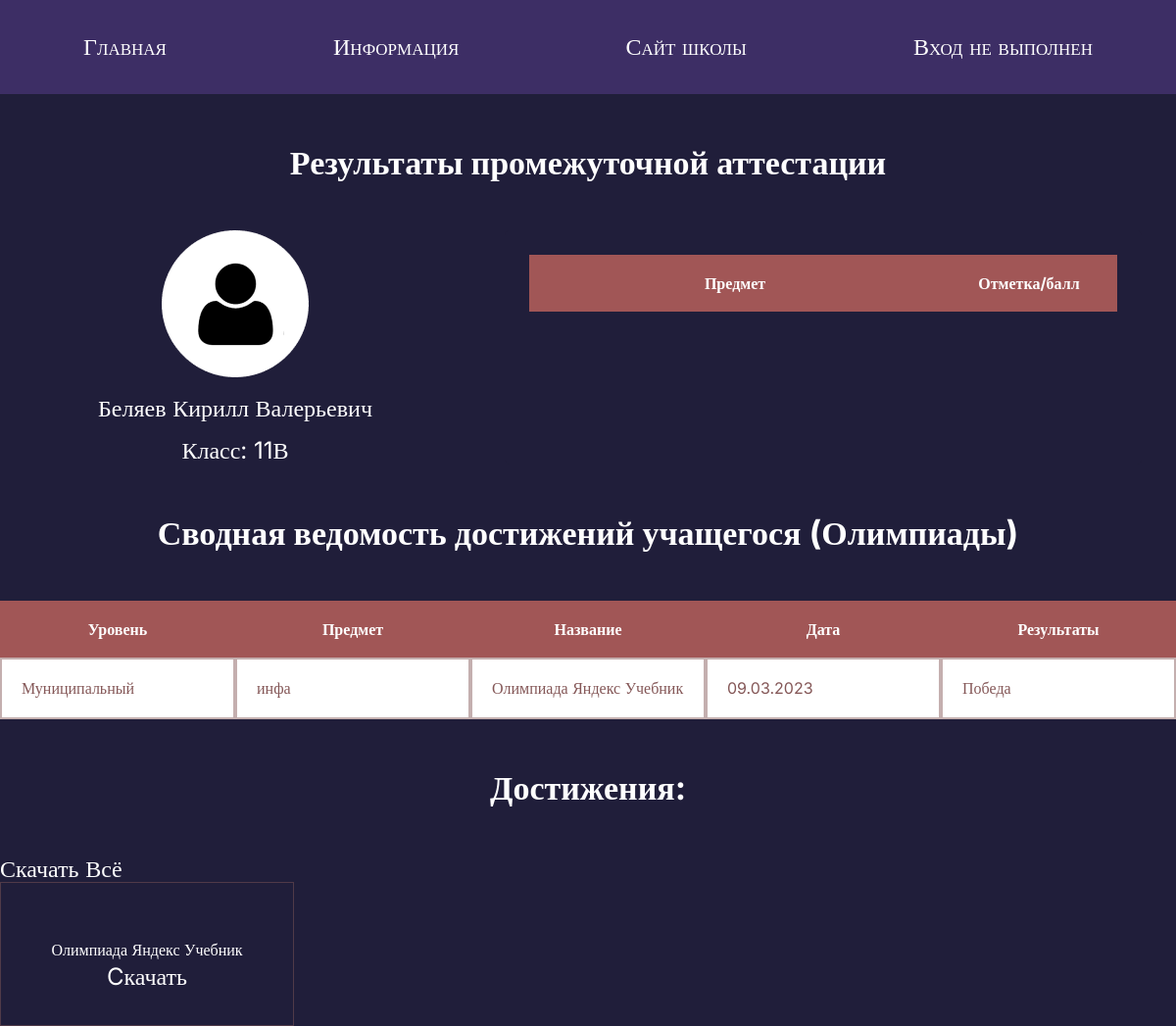
Page /profile/13 on the earlier database version.
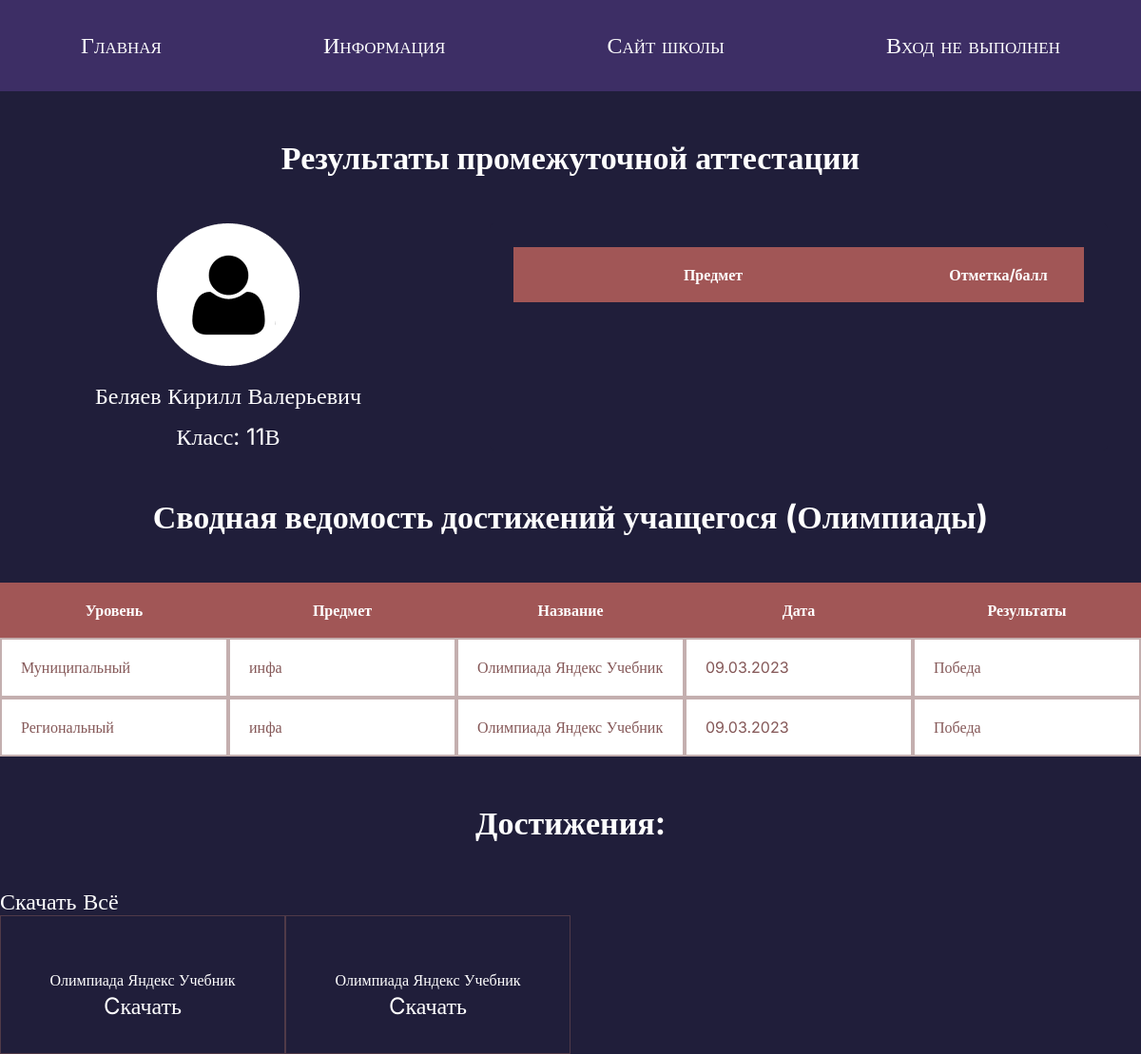
Same page on the later database version.
### tables this page shows
CREATE TABLE "portfolio" (
	"portfolio_id"	INTEGER NOT NULL,
	"event_name"	TEXT NOT NULL,
	"event_type"	TEXT NOT NULL,
	"student_id"	INTEGER NOT NULL,
	"created_at"	DATETIME NOT NULL DEFAULT CURRENT_TIMESTAMP,
	"event_file_uuid"	TEXT,
	"event_level"	TEXT,
	"event_result"	TEXT,
	"event_date"	TEXT,
	PRIMARY KEY("portfolio_id" AUTOINCREMENT),
	FOREIGN KEY("student_id") REFERENCES "students"("student_id") ON DELETE CASCADE ON UPDATE CASCADE
);

### main.py (the view, shortened to what this page needs)
@app.route("/profile/<student_id>", methods=["POST", "GET"])
def profile_by_id(student_id):
    exams_subjects = ["Русский язык", "Литература", "Алгебра", "Геометрия", "Информатика", "Музыка",
                      "ОБЖ", "Физическая культура", "Технология", "Английский язык", "Литература Республики Коми",
                      "История", "Родная (русская) литература", "Родной (русский) язык", "Биология",
                      "Химия", "Физика", "География", "Обществознание"]
    student = db.get_student_by_student_id(student_id)
    portfolio = db.get_portfolio_by_student_id(student_id)
    exams = db.get_exams_by_student_id(student_id)
    return render_template("student-profile.html", title="Student profile", student=student, port=portfolio,
                                                exams=exams, subjects=exams_subjects, old = student[-1], N=None)

### database.py (called while the page is built)
    def get_portfolio_by_student_id(self, student_id):
        sql = """SELECT * FROM portfolio WHERE student_id = ?"""
        self.cursor.execute(sql, (student_id,))
        return self.cursor.fetchall()

    def get_exams_by_student_id(self, student_id):
        sql = """SELECT * FROM exams WHERE student_id = ?"""
        self.cursor.execute(sql, (student_id,))
        return self.cursor.fetchall()

    def get_student_by_student_id(self, student_id):
        sql = """SELECT * FROM students WHERE student_id = ?"""
        self.cursor.execute(sql, (student_id, ))
        result = self.cursor.fetchone()
        if not result:
            return None
        return result

### templates/student-profile.html (shortened to what this page needs)
{% extends 'base.html' %}
{% block content %}
  <section class="profile-page-st">
    <div class="container">
      <h2 class="header-page">Результаты промежуточной аттестации</h2>
      <div class="student-card">
        <div class="student-info">
          <img src={{url_for('static', filename='img/avatar 1.png')}}  alt="avatar-1" class="avatar-2">
          <p class="port-text">{{ student[1] }}</p>
          <p class="port-text">Класс: {{ student[7] }}</p>
        </div>
        <form class="student-table" method="post">
          <table class="marks">
            <thead>
              <tr>
                <th>Предмет</th>
                <th>Отметка/балл</th>
              </tr>
            </thead>
          </table>
        </form>
      </div>
      {% if port %}
        <p class="header-page"><strong>Сводная ведомость достижений учащегося (Олимпиады)</strong></p>
        <div class="marks-tb">
          <table class="marks-2">
            <thead>
              <tr>
                <th class="th-2">Уровень</th>
                <th class="th-2">Предмет</th>
                <th class="th-2">Название</th>
                <th class="th-2">Дата</th>
                <th class="th-2">Результаты</th>
              </tr>
            </thead>
            <tbody>
              {% for item in port %}
                <tr>
                  <td class="td-2">{{item[6]}}</td>
                  <td class="td-2">{{item[2]}}</td>
                  <td class="td-2">{{item[1]}}</td>
                  <td class="td-2">{{item[-1]}}</td>
                  <td class="td-2">{{item[-2]}}</td>
                </tr>
              {% endfor %}
            </tbody>
          </table>
        </div>
        <p class="header-page"><strong>Достижения:</strong></p>
        <a href='/profile/download-all/{{student[0]}}' class="portfolio-link">Скачать Всё</a>
        <div class="portfolio-files">
          {% for item in port %}
            <div class="portfolio-item">
              <p class="portfolio-title">{{item[1]}}</p>
              <a href='/download/{{ item[5] }}' class="portfolio-link">Cкачать</a>
            </div>
          {% endfor %}
        </div>
      {% else %}
        {% if "student_id" in session %}
        <a href="/add-portfolio" type="submit" class="button-center button-add"><strong>Добавить достижение</strong></a>
        {% endif %}
      {% endif %}
    </div>
  </section>
{% endblock %}

Differences in the rows shown:
added portfolio: event_level "Региональный", event_type "инфа", event_name "Олимпиада Яндекс Учебник", event_date "09.03.2023", event_result "Победа"
